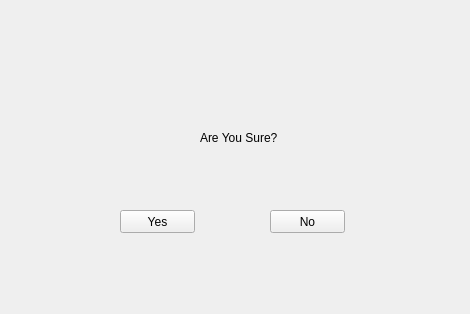
<?xml version="1.0" encoding="UTF-8"?>
<ui version="4.0">
 <class>Form</class>
 <widget class="QWidget" name="Form">
  <property name="geometry">
   <rect>
    <x>0</x>
    <y>0</y>
    <width>470</width>
    <height>314</height>
   </rect>
  </property>
  <property name="windowTitle">
   <string>Form</string>
  </property>
  <widget class="QPushButton" name="NoButton">
   <property name="geometry">
    <rect>
     <x>270</x>
     <y>210</y>
     <width>75</width>
     <height>23</height>
    </rect>
   </property>
   <property name="text">
    <string>No</string>
   </property>
  </widget>
  <widget class="QPushButton" name="yesButton">
   <property name="geometry">
    <rect>
     <x>120</x>
     <y>210</y>
     <width>75</width>
     <height>23</height>
    </rect>
   </property>
   <property name="text">
    <string>Yes</string>
   </property>
  </widget>
  <widget class="QLabel" name="label">
   <property name="geometry">
    <rect>
     <x>200</x>
     <y>130</y>
     <width>101</width>
     <height>16</height>
    </rect>
   </property>
   <property name="text">
    <string>Are You Sure?</string>
   </property>
  </widget>
 </widget>
 <resources/>
 <connections/>
</ui>
